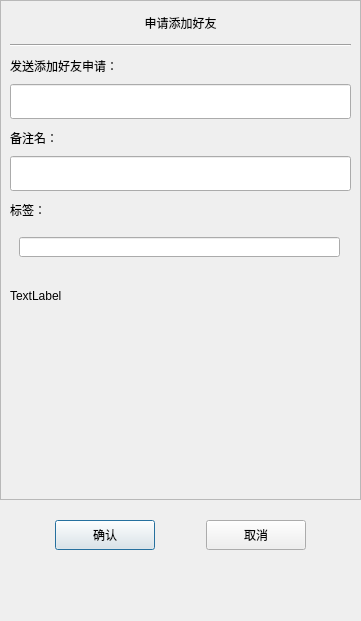
<?xml version="1.0" encoding="UTF-8"?>
<ui version="4.0">
 <class>ApplyFriend</class>
 <widget class="QDialog" name="ApplyFriend">
  <property name="geometry">
   <rect>
    <x>0</x>
    <y>0</y>
    <width>361</width>
    <height>621</height>
   </rect>
  </property>
  <property name="minimumSize">
   <size>
    <width>361</width>
    <height>621</height>
   </size>
  </property>
  <property name="maximumSize">
   <size>
    <width>361</width>
    <height>621</height>
   </size>
  </property>
  <property name="windowTitle">
   <string>Dialog</string>
  </property>
  <layout class="QVBoxLayout" name="verticalLayout">
   <property name="spacing">
    <number>0</number>
   </property>
   <property name="leftMargin">
    <number>0</number>
   </property>
   <property name="topMargin">
    <number>0</number>
   </property>
   <property name="rightMargin">
    <number>0</number>
   </property>
   <property name="bottomMargin">
    <number>0</number>
   </property>
   <item>
    <widget class="QScrollArea" name="scrollArea">
     <property name="minimumSize">
      <size>
       <width>0</width>
       <height>500</height>
      </size>
     </property>
     <property name="widgetResizable">
      <bool>true</bool>
     </property>
     <widget class="QWidget" name="scrollAreaWidgetContents">
      <property name="geometry">
       <rect>
        <x>0</x>
        <y>0</y>
        <width>359</width>
        <height>498</height>
       </rect>
      </property>
      <layout class="QVBoxLayout" name="verticalLayout_2">
       <property name="spacing">
        <number>0</number>
       </property>
       <property name="leftMargin">
        <number>0</number>
       </property>
       <property name="rightMargin">
        <number>0</number>
       </property>
       <item>
        <widget class="QLabel" name="apply_lb">
         <property name="minimumSize">
          <size>
           <width>0</width>
           <height>25</height>
          </size>
         </property>
         <property name="maximumSize">
          <size>
           <width>16777215</width>
           <height>25</height>
          </size>
         </property>
         <property name="text">
          <string>申请添加好友</string>
         </property>
         <property name="alignment">
          <set>Qt::AlignmentFlag::AlignCenter</set>
         </property>
        </widget>
       </item>
       <item>
        <widget class="QWidget" name="apply_wid" native="true">
         <layout class="QVBoxLayout" name="verticalLayout_3">
          <item>
           <widget class="Line" name="line">
            <property name="orientation">
             <enum>Qt::Orientation::Horizontal</enum>
            </property>
           </widget>
          </item>
          <item>
           <widget class="QLabel" name="label">
            <property name="minimumSize">
             <size>
              <width>0</width>
              <height>25</height>
             </size>
            </property>
            <property name="maximumSize">
             <size>
              <width>16777215</width>
              <height>25</height>
             </size>
            </property>
            <property name="text">
             <string>发送添加好友申请：</string>
            </property>
           </widget>
          </item>
          <item>
           <widget class="CustomizeEdit" name="name_ed">
            <property name="minimumSize">
             <size>
              <width>0</width>
              <height>35</height>
             </size>
            </property>
            <property name="maximumSize">
             <size>
              <width>16777215</width>
              <height>35</height>
             </size>
            </property>
           </widget>
          </item>
          <item>
           <widget class="QLabel" name="label_2">
            <property name="minimumSize">
             <size>
              <width>0</width>
              <height>25</height>
             </size>
            </property>
            <property name="maximumSize">
             <size>
              <width>16777215</width>
              <height>25</height>
             </size>
            </property>
            <property name="text">
             <string>备注名：</string>
            </property>
           </widget>
          </item>
          <item>
           <widget class="CustomizeEdit" name="back_ed">
            <property name="minimumSize">
             <size>
              <width>0</width>
              <height>35</height>
             </size>
            </property>
            <property name="maximumSize">
             <size>
              <width>16777215</width>
              <height>35</height>
             </size>
            </property>
           </widget>
          </item>
          <item>
           <widget class="QLabel" name="label_3">
            <property name="minimumSize">
             <size>
              <width>0</width>
              <height>25</height>
             </size>
            </property>
            <property name="maximumSize">
             <size>
              <width>16777215</width>
              <height>25</height>
             </size>
            </property>
            <property name="text">
             <string>标签：</string>
            </property>
           </widget>
          </item>
          <item>
           <widget class="QWidget" name="lb_groub_wid" native="true">
            <property name="minimumSize">
             <size>
              <width>0</width>
              <height>50</height>
             </size>
            </property>
            <layout class="QVBoxLayout" name="verticalLayout_4">
             <property name="spacing">
              <number>10</number>
             </property>
             <property name="leftMargin">
              <number>0</number>
             </property>
             <property name="topMargin">
              <number>0</number>
             </property>
             <property name="rightMargin">
              <number>0</number>
             </property>
             <property name="bottomMargin">
              <number>0</number>
             </property>
             <item>
              <widget class="QWidget" name="gridWidget" native="true">
               <property name="minimumSize">
                <size>
                 <width>0</width>
                 <height>40</height>
                </size>
               </property>
               <property name="maximumSize">
                <size>
                 <width>16777215</width>
                 <height>40</height>
                </size>
               </property>
               <widget class="CustomizeEdit" name="lb_ed">
                <property name="geometry">
                 <rect>
                  <x>9</x>
                  <y>9</y>
                  <width>321</width>
                  <height>20</height>
                 </rect>
                </property>
                <property name="maximumSize">
                 <size>
                  <width>16777215</width>
                  <height>35</height>
                 </size>
                </property>
               </widget>
              </widget>
             </item>
             <item>
              <widget class="QWidget" name="input_tip_wid" native="true">
               <property name="minimumSize">
                <size>
                 <width>0</width>
                 <height>35</height>
                </size>
               </property>
               <property name="maximumSize">
                <size>
                 <width>16777215</width>
                 <height>35</height>
                </size>
               </property>
               <layout class="QVBoxLayout" name="verticalLayout_5">
                <property name="spacing">
                 <number>0</number>
                </property>
                <property name="leftMargin">
                 <number>0</number>
                </property>
                <property name="topMargin">
                 <number>0</number>
                </property>
                <property name="rightMargin">
                 <number>0</number>
                </property>
                <property name="bottomMargin">
                 <number>0</number>
                </property>
                <item>
                 <widget class="ClickedOnceLabel" name="tip_lb">
                  <property name="text">
                   <string>TextLabel</string>
                  </property>
                 </widget>
                </item>
               </layout>
              </widget>
             </item>
            </layout>
           </widget>
          </item>
          <item>
           <widget class="QWidget" name="widget" native="true">
            <property name="minimumSize">
             <size>
              <width>0</width>
              <height>60</height>
             </size>
            </property>
            <layout class="QHBoxLayout" name="horizontalLayout_2">
             <property name="spacing">
              <number>7</number>
             </property>
             <property name="leftMargin">
              <number>0</number>
             </property>
             <property name="topMargin">
              <number>0</number>
             </property>
             <property name="rightMargin">
              <number>0</number>
             </property>
             <property name="bottomMargin">
              <number>0</number>
             </property>
             <item>
              <widget class="QWidget" name="lb_list" native="true">
               <property name="minimumSize">
                <size>
                 <width>287</width>
                 <height>50</height>
                </size>
               </property>
               <property name="maximumSize">
                <size>
                 <width>287</width>
                 <height>16777215</height>
                </size>
               </property>
              </widget>
             </item>
             <item>
              <widget class="QWidget" name="more_lb_wid" native="true">
               <property name="minimumSize">
                <size>
                 <width>30</width>
                 <height>0</height>
                </size>
               </property>
               <property name="maximumSize">
                <size>
                 <width>30</width>
                 <height>16777215</height>
                </size>
               </property>
               <layout class="QVBoxLayout" name="verticalLayout_6">
                <property name="spacing">
                 <number>0</number>
                </property>
                <property name="leftMargin">
                 <number>0</number>
                </property>
                <property name="topMargin">
                 <number>0</number>
                </property>
                <property name="rightMargin">
                 <number>0</number>
                </property>
                <property name="bottomMargin">
                 <number>0</number>
                </property>
                <item>
                 <spacer name="verticalSpacer_3">
                  <property name="orientation">
                   <enum>Qt::Orientation::Vertical</enum>
                  </property>
                  <property name="sizeHint" stdset="0">
                   <size>
                    <width>20</width>
                    <height>40</height>
                   </size>
                  </property>
                 </spacer>
                </item>
                <item>
                 <widget class="ClickedOnceLabel" name="more_lb">
                  <property name="minimumSize">
                   <size>
                    <width>25</width>
                    <height>25</height>
                   </size>
                  </property>
                  <property name="maximumSize">
                   <size>
                    <width>25</width>
                    <height>25</height>
                   </size>
                  </property>
                  <property name="text">
                   <string/>
                  </property>
                 </widget>
                </item>
                <item>
                 <spacer name="verticalSpacer_4">
                  <property name="orientation">
                   <enum>Qt::Orientation::Vertical</enum>
                  </property>
                  <property name="sizeHint" stdset="0">
                   <size>
                    <width>20</width>
                    <height>40</height>
                   </size>
                  </property>
                 </spacer>
                </item>
               </layout>
              </widget>
             </item>
            </layout>
           </widget>
          </item>
         </layout>
        </widget>
       </item>
      </layout>
     </widget>
    </widget>
   </item>
   <item>
    <spacer name="verticalSpacer">
     <property name="orientation">
      <enum>Qt::Orientation::Vertical</enum>
     </property>
     <property name="sizeType">
      <enum>QSizePolicy::Policy::Fixed</enum>
     </property>
     <property name="sizeHint" stdset="0">
      <size>
       <width>20</width>
       <height>10</height>
      </size>
     </property>
    </spacer>
   </item>
   <item>
    <widget class="QWidget" name="apply_sure_wid" native="true">
     <property name="minimumSize">
      <size>
       <width>0</width>
       <height>50</height>
      </size>
     </property>
     <layout class="QHBoxLayout" name="horizontalLayout">
      <item>
       <spacer name="horizontalSpacer">
        <property name="orientation">
         <enum>Qt::Orientation::Horizontal</enum>
        </property>
        <property name="sizeHint" stdset="0">
         <size>
          <width>40</width>
          <height>20</height>
         </size>
        </property>
       </spacer>
      </item>
      <item>
       <widget class="ClickedBtn" name="sure_btn">
        <property name="minimumSize">
         <size>
          <width>100</width>
          <height>30</height>
         </size>
        </property>
        <property name="maximumSize">
         <size>
          <width>100</width>
          <height>30</height>
         </size>
        </property>
        <property name="text">
         <string>确认</string>
        </property>
       </widget>
      </item>
      <item>
       <spacer name="horizontalSpacer_3">
        <property name="orientation">
         <enum>Qt::Orientation::Horizontal</enum>
        </property>
        <property name="sizeHint" stdset="0">
         <size>
          <width>40</width>
          <height>20</height>
         </size>
        </property>
       </spacer>
      </item>
      <item>
       <widget class="ClickedBtn" name="cancel_btn">
        <property name="minimumSize">
         <size>
          <width>100</width>
          <height>30</height>
         </size>
        </property>
        <property name="maximumSize">
         <size>
          <width>100</width>
          <height>30</height>
         </size>
        </property>
        <property name="text">
         <string>取消</string>
        </property>
       </widget>
      </item>
      <item>
       <spacer name="horizontalSpacer_2">
        <property name="orientation">
         <enum>Qt::Orientation::Horizontal</enum>
        </property>
        <property name="sizeHint" stdset="0">
         <size>
          <width>40</width>
          <height>20</height>
         </size>
        </property>
       </spacer>
      </item>
     </layout>
    </widget>
   </item>
   <item>
    <spacer name="verticalSpacer_2">
     <property name="orientation">
      <enum>Qt::Orientation::Vertical</enum>
     </property>
     <property name="sizeHint" stdset="0">
      <size>
       <width>20</width>
       <height>40</height>
      </size>
     </property>
    </spacer>
   </item>
  </layout>
 </widget>
 <customwidgets>
  <customwidget>
   <class>ClickedBtn</class>
   <extends>QPushButton</extends>
   <header location="global">clickedbtn.h</header>
  </customwidget>
  <customwidget>
   <class>CustomizeEdit</class>
   <extends>QLineEdit</extends>
   <header location="global">customizeedit.h</header>
  </customwidget>
  <customwidget>
   <class>ClickedOnceLabel</class>
   <extends>QLabel</extends>
   <header location="global">clickedoncelabel.h</header>
  </customwidget>
 </customwidgets>
 <resources/>
 <connections/>
</ui>
